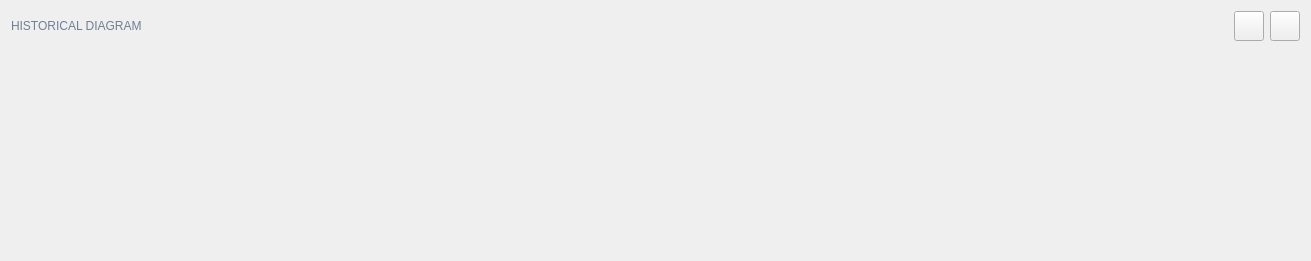
                      <widget class="QWidget" name="layoutWidget_2">
                       <property name="geometry">
                        <rect>
                         <x>12</x>
                         <y>484</y>
                         <width>1311</width>
                         <height>261</height>
                        </rect>
                       </property>
                       <layout class="QHBoxLayout" name="horizontalLayout_16">
                        <item>
                         <layout class="QVBoxLayout" name="verticalLayout_37">
                          <item>
                           <layout class="QHBoxLayout" name="horizontalLayout_22">
                            <property name="topMargin">
                             <number>0</number>
                            </property>
                            <item>
                             <widget class="QLabel" name="labelVersion_33">
                              <property name="minimumSize">
                               <size>
                                <width>135</width>
                                <height>0</height>
                               </size>
                              </property>
                              <property name="maximumSize">
                               <size>
                                <width>75</width>
                                <height>20</height>
                               </size>
                              </property>
                              <property name="styleSheet">
                               <string notr="true">color: rgb(113, 126, 149);</string>
                              </property>
                              <property name="lineWidth">
                               <number>1</number>
                              </property>
                              <property name="text">
                               <string>HISTORICAL DIAGRAM</string>
                              </property>
                              <property name="alignment">
                               <set>Qt::AlignLeading|Qt::AlignLeft|Qt::AlignVCenter</set>
                              </property>
                             </widget>
                            </item>
                            <item>
                             <spacer name="horizontalSpacer_26">
                              <property name="orientation">
                               <enum>Qt::Horizontal</enum>
                              </property>
                              <property name="sizeType">
                               <enum>QSizePolicy::Expanding</enum>
                              </property>
                              <property name="sizeHint" stdset="0">
                               <size>
                                <width>40</width>
                                <height>20</height>
                               </size>
                              </property>
                             </spacer>
                            </item>
                            <item>
                             <widget class="QPushButton" name="next_histogram_2">
                              <property name="minimumSize">
                               <size>
                                <width>30</width>
                                <height>30</height>
                               </size>
                              </property>
                              <property name="maximumSize">
                               <size>
                                <width>30</width>
                                <height>16777215</height>
                               </size>
                              </property>
                              <property name="cursor">
                               <cursorShape>PointingHandCursor</cursorShape>
                              </property>
                              <property name="toolTip">
                               <string>Next</string>
                              </property>
                              <property name="styleSheet">
                               <string notr="true">/*background-color: rgb(52, 59, 72);*/

#pagesContainer .QPushButton {
	border: 2px solid rgb(52, 59, 72);
	border-radius: 5px;	
	background-color: rgb(52, 59, 72);
}

#pagesContainer .QPushButton:hover {
	background-color: rgb(57, 65, 80);
	border: 2px solid rgb(61, 70, 86);
}

#pagesContainer .QPushButton:pressed {	
	background-color: rgb(35, 40, 49);
	border: 2px solid rgb(43, 50, 61);
}

#pagesContainer .QPushButton:disabled {

	background-color: #333333; border: none;
}</string>
                              </property>
                              <property name="text">
                               <string/>
                              </property>
                              <property name="icon">
                               <iconset resource="resources.qrc">
                                <normaloff>:/icons/images/icons/cil-chevron-right.png</normaloff>:/icons/images/icons/cil-chevron-right.png</iconset>
                              </property>
                             </widget>
                            </item>
                            <item>
                             <widget class="QPushButton" name="btnClearDescription_8">
                              <property name="enabled">
                               <bool>true</bool>
                              </property>
                              <property name="minimumSize">
                               <size>
                                <width>30</width>
                                <height>30</height>
                               </size>
                              </property>
                              <property name="maximumSize">
                               <size>
                                <width>30</width>
                                <height>16777215</height>
                               </size>
                              </property>
                              <property name="font">
                               <font>
                                <family>Segoe UI</family>
                                <pointsize>10</pointsize>
                                <weight>50</weight>
                                <italic>false</italic>
                                <bold>false</bold>
                               </font>
                              </property>
                              <property name="cursor">
                               <cursorShape>PointingHandCursor</cursorShape>
                              </property>
                              <property name="toolTip">
                               <string>Clear</string>
                              </property>
                              <property name="styleSheet">
                               <string notr="true">/*background-color: rgb(52, 59, 72);*/

#pagesContainer .QPushButton {
	border: 2px solid rgb(52, 59, 72);
	border-radius: 5px;	
	background-color: rgb(52, 59, 72);
}

#pagesContainer .QPushButton:hover {
	background-color: rgb(57, 65, 80);
	border: 2px solid rgb(61, 70, 86);
}

#pagesContainer .QPushButton:pressed {	
	background-color: rgb(35, 40, 49);
	border: 2px solid rgb(43, 50, 61);
}

#pagesContainer .QPushButton:disabled {

	background-color: #333333; border: none;
}</string>
                              </property>
                              <property name="text">
                               <string/>
                              </property>
                              <property name="icon">
                               <iconset resource="resources.qrc">
                                <normaloff>:/icons/images/icons/cil-x.png</normaloff>:/icons/images/icons/cil-x.png</iconset>
                              </property>
                              <property name="flat">
                               <bool>false</bool>
                              </property>
                             </widget>
                            </item>
                           </layout>
                          </item>
                          <item>
                           <layout class="QHBoxLayout" name="horizontalLayout_histogram_2">
                            <item>
                             <spacer name="horizontalSpacer_histogram_2">
                              <property name="orientation">
                               <enum>Qt::Horizontal</enum>
                              </property>
                              <property name="sizeType">
                               <enum>QSizePolicy::Expanding</enum>
                              </property>
                              <property name="sizeHint" stdset="0">
                               <size>
                                <width>40</width>
                                <height>1</height>
                               </size>
                              </property>
                             </spacer>
                            </item>
                            <item>
                             <layout class="QVBoxLayout" name="verticalLayout_histogram_2"/>
                            </item>
                           </layout>
                          </item>
                          <item>
                           <spacer name="verticalSpacer_9">
                            <property name="orientation">
                             <enum>Qt::Vertical</enum>
                            </property>
                            <property name="sizeHint" stdset="0">
                             <size>
                              <width>20</width>
                              <height>40</height>
                             </size>
                            </property>
                           </spacer>
                          </item>
                         </layout>
                        </item>
                        <item>
                         <layout class="QVBoxLayout" name="verticalLayout_38">
                          <item>
                           <layout class="QHBoxLayout" name="horizontalLayout_24">
                            <item>
                             <layout class="QVBoxLayout" name="verticalLayout_wafermap_2"/>
                            </item>
                           </layout>
                          </item>
                         </layout>
                        </item>
                       </layout>
                      </widget>
